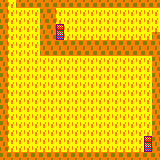

Rendered tile map (Tiled .tmx) drawn with the repository's tilesets; below, a short description and the full map source, tile grids included:
An orthogonal 20x20 tile map with 8x8 px tiles, 1 tile layer (Capa de Patrones 1).

<map version="1.0" tiledversion="2018.06.01" orientation="orthogonal" renderorder="right-down" width="20" height="20" tilewidth="8" tileheight="8" infinite="0" nextlayerid="2" nextobjectid="1">
 <tileset firstgid="1" name="tiles" tilewidth="8" tileheight="8" tilecount="45" columns="9">
  <image source="../../tiles.png" width="72" height="40" />
 </tileset>
 <layer id="1" name="Capa de Patrones 1" width="20" height="20">
  <data encoding="csv">
18,11,18,18,18,18,18,18,18,18,18,18,18,18,18,18,18,18,18,18,
27,11,11,11,11,27,27,11,11,11,11,11,11,11,11,11,11,11,11,11,
18,11,11,11,11,18,18,11,11,11,11,11,11,11,11,11,11,11,11,11,
27,11,11,11,11,27,27,6,11,11,11,11,11,11,11,11,11,11,11,11,
18,11,11,11,11,18,18,7,11,11,11,11,11,11,11,11,11,11,11,18,
27,11,11,11,11,27,27,27,27,27,27,27,27,27,27,27,27,27,27,27,
18,11,11,11,11,18,18,18,18,18,18,18,18,18,18,18,18,18,18,18,
27,11,11,11,11,11,11,11,11,11,11,11,11,11,11,11,11,11,11,27,
18,11,11,11,11,11,11,11,11,11,11,11,11,11,11,11,11,11,11,18,
27,11,11,11,11,11,11,11,11,11,11,11,11,11,11,11,11,11,11,27,
18,11,11,11,11,11,11,11,11,11,11,11,11,11,11,11,11,11,11,18,
27,11,11,11,11,11,11,11,11,11,11,11,11,11,11,11,11,11,11,27,
18,11,11,11,11,11,11,11,11,11,11,11,11,11,11,11,11,11,11,18,
27,11,11,11,11,11,11,11,11,11,11,11,11,11,11,11,11,11,11,27,
18,11,11,11,11,11,11,11,11,11,11,11,11,11,11,11,11,11,11,18,
27,11,11,11,11,11,11,11,11,11,11,11,11,11,11,11,11,11,11,27,
18,11,11,11,11,11,11,11,11,11,11,11,11,11,11,11,11,11,11,18,
27,11,11,11,11,11,11,11,11,11,11,11,11,11,11,11,11,11,6,27,
18,11,11,11,11,11,11,11,11,11,11,11,11,11,11,11,11,11,7,18,
27,27,27,27,27,27,27,27,27,27,27,27,27,27,27,27,27,27,27,27
</data>
 </layer>
</map>
